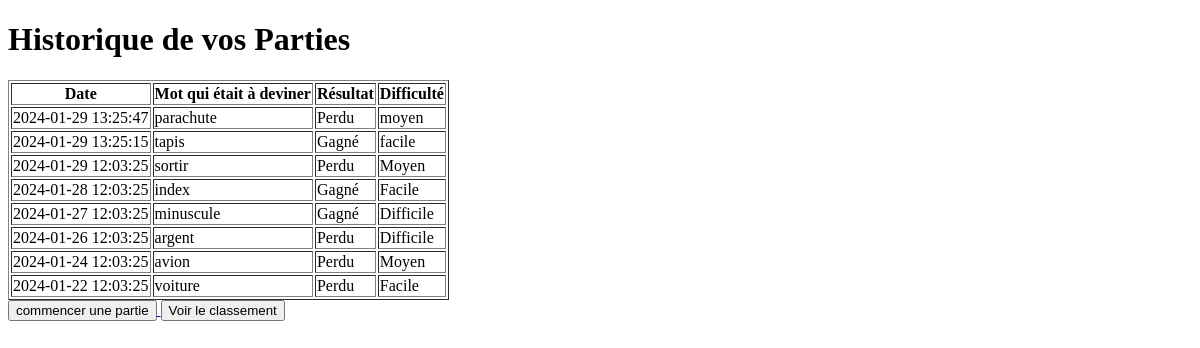
Page /historique (signed in) on the earlier database version.
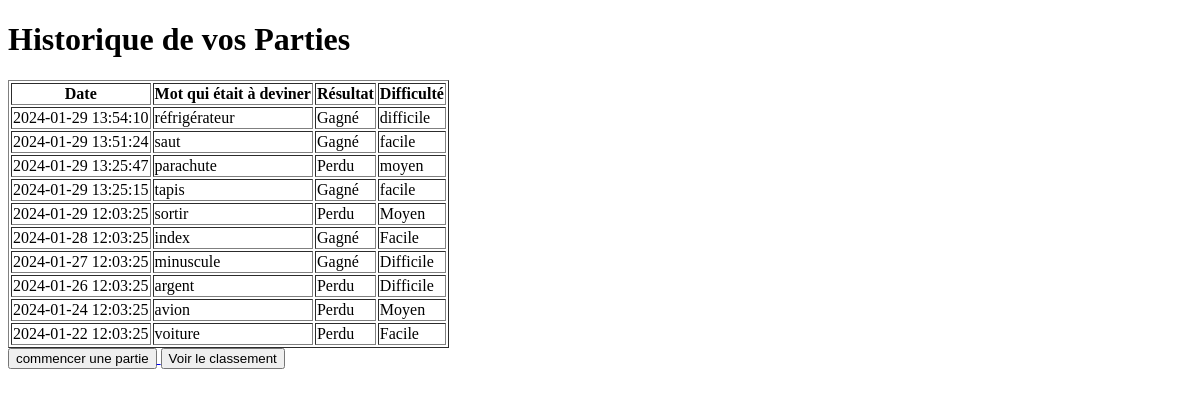
Same page on the later database version.
### tables this page shows
CREATE TABLE Partie (
    Partie_Id INTEGER PRIMARY KEY AUTOINCREMENT,
    Date_Du_Jeu DATETIME DEFAULT CURRENT_TIMESTAMP,
    Mot_A_Deviner VARCHAR,
    Gagne_Facile INTEGER DEFAULT 0,
    Perdu_Facile INTEGER DEFAULT 0,
    Gagne_Moyen INTEGER DEFAULT 0,
    Perdu_Moyen INTEGER DEFAULT 0,
    Gagne_Difficile INTEGER DEFAULT 0,
    Perdu_Difficile INTEGER DEFAULT 0,
    Resultat VARCHAR DEFAULT NULL,
    Difficulty VARCHAR DEFAULT NULL,
    User_Id INTEGER,
    FOREIGN KEY(User_Id) REFERENCES User(US_Id)
);

### app.py (the view)
@app.route('/historique')
def historique():
    user_id = session.get('user_id')
    with connect_db() as db:
        cursor = db.cursor()
        cursor.execute("""
            SELECT Date_Du_Jeu, Mot_A_Deviner, Resultat, Difficulty
            FROM Partie
            WHERE User_Id = ?
            ORDER BY Date_Du_Jeu DESC
        """, (user_id,))
        game_history = cursor.fetchall()
    return render_template('historique.html', game_history=game_history)

### app.py (called while the page is built)
def connect_db():
    db_path = 'Pendu.db'
    print(f"Connecté à la base de données : {db_path}")
    return sqlite3.connect(db_path)

### templates/historique.html (shortened to what this page needs)
<!DOCTYPE html>
<html lang="fr">
<head>
</head>
<body>
    <h1>Historique de vos Parties</h1>
    <table border="1">
        <thead>
            <tr>
                <th>Date</th>
                <th>Mot qui était à deviner</th>
                <th>Résultat</th>
                <th>Difficulté</th>
            </tr>
        </thead>
        <tbody>
            {% for game in game_history %}
                <tr>
                    <td>{{ game[0] }}</td>
                    <td>{{ game[1] }}</td>
                    <td>{{ game[2] }}</td>
                    <td>{{ game[3] }}</td>
                </tr>
            {% endfor %}
        </tbody>
    </table>
    <a href="/recommencer_une_partie">
        <input type="button" value="commencer une partie" />
    </a>
    <a href="/classement">
        <input type="button" value="Voir le classement" />
    </a>
</body>
</html>

Differences in the rows shown:
added Partie: Date_Du_Jeu "2024-01-29 13:54:10", Mot_A_Deviner "réfrigérateur", Resultat "Gagné", Difficulty "difficile"
added Partie: Date_Du_Jeu "2024-01-29 13:51:24", Mot_A_Deviner "saut", Resultat "Gagné", Difficulty "facile"
